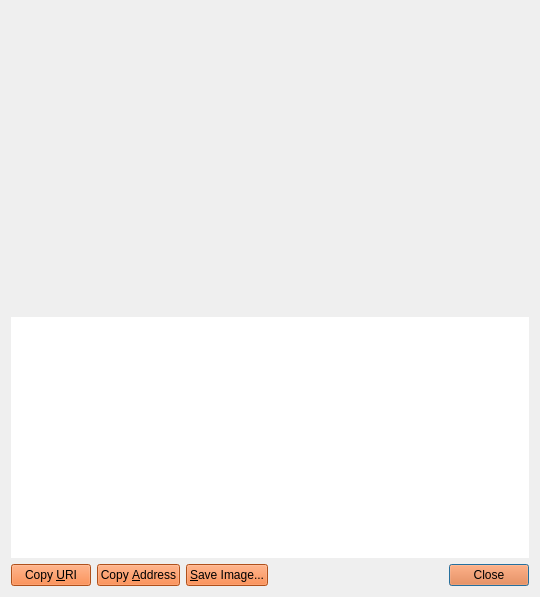
<?xml version="1.0" encoding="UTF-8"?>
<ui version="4.0">
 <class>ReceiveRequestDialog</class>
 <widget class="QDialog" name="ReceiveRequestDialog">
  <property name="geometry">
   <rect>
    <x>0</x>
    <y>0</y>
    <width>540</width>
    <height>597</height>
   </rect>
  </property>
  <property name="styleSheet">
   <string notr="true">
QStatusBar {
background-color:#ffffff;
}

.QFrame {
background-color:transparent;
border:0px solid #fff;
}

QMenuBar {
background-color:#fff;
}

QMenuBar::item {
background-color:#fff;
}

QMenuBar::item:selected {
background-color:#f8f6f6;
}

QMenu {
background-color:#f8f6f6;
}

QMenu::item {
color:#333;
}

QMenu::item:selected {
background-color:#f2f0f0;
color:#333;
}

QToolBar {
background-color:#fff;
border:0px solid #000;
padding:0;
margin:0;
}

QToolBar &gt; QToolButton {
background-color:#fff;
border:0px solid #333;
min-height:2.5em;
min-width: 8em;
padding: 0em 1em;
/*font-weight:bold;*/
color:#333;
}

QToolBar &gt; QToolButton:checked {
background-color:#f57026;
color:#fff;
font-weight:bold;
}

QMessageBox {
background-color:#F8F6F6;
}

/*******************************************************/

QLabel { /* Base Text Size &amp; Color */
font-size:12px;
color:#333333;
}

.QCheckBox { /* Checkbox Labels */
color:#333333;
background-color:transparent;
}

.QCheckBox:hover {
background-color:transparent;
}

.QValidatedLineEdit, .QLineEdit { /* Text Entry Fields */
border: 1px solid #82C3E6;
font-size:11px;
min-height:25px;
outline:0;
padding:3px;
background-color:#fcfcfc;
}

.QLineEdit:!focus {
font-size:12px;
}

.QValidatedLineEdit:disabled, .QLineEdit:disabled {
background-color:#f2f2f2;
}

/*******************************************************/

QPushButton { /* Global Button Style */

background-color:#f57026;

border:1;

border-radius:3px;

color:#ffffff;

font-size:12px;

font-weight:bold;

height: 26px;

padding-left:25px;

padding-right:25px;

padding-top:5px;

padding-bottom:5px;

margin-right: 10px;

}



QPushButton:hover { /* Global Button Style hover */

background-color:#f57026;

border:1;

border-radius:3px;

color:#ffffff;

font-size:12px;

font-weight:bold;

height: 26px;

padding-left:25px;

padding-right:25px;

padding-top:5px;

padding-bottom:5px;

margin-right: 10px;

}

QPushButton:focus {
border:none;
outline:none;
}

QPushButton:pressed {
border:1px solid #333;
}

QComboBox { /* Dropdown Menus */
border:1px solid #82C3E6;
padding: 3px 5px 3px 5px;
background:#fcfcfc;
min-height:25px;
color:#818181;
}

QComboBox:checked {
background:#f2f2f2;
}

QComboBox:editable {
background: #f57026;
color:#616161;
border:0px solid transparent;
}

QComboBox::drop-down {
width:25px;
border:0px;
}

QComboBox::down-arrow {
border-image: url(':/images/light/drkblue_downArrow') 0 0 0 0 stretch stretch;
}

QComboBox QListView {
background:#fff;
border:1px solid #333;
padding-right:1px;
padding-left:1px;
}

QComboBox QAbstractItemView::item { margin:4px; }

QComboBox::item {
color:#818181;
}

QComboBox::item:alternate {
background:#fff;
}

QComboBox::item:selected {
border:0px solid transparent;
background:#f2f2f2;
}

QComboBox::indicator {
background-color:transparent;
selection-background-color:transparent;
color:transparent;
selection-color:transparent;
}

QAbstractSpinBox {
border:1px solid #82C3E6;
padding: 3px 5px 3px 5px;
background:#fcfcfc;
min-height:25px;
color:#818181;
}

QAbstractSpinBox::up-button {
subcontrol-origin: border;
subcontrol-position: top right;
width:21px;
background:#fcfcfc;
border-left:0px;
border-right:1px solid #82C3E6;
border-top:1px solid #82C3E6;
border-bottom:0px;
padding-right:1px;
padding-left:5px;
padding-top:2px;
}

QAbstractSpinBox::up-arrow {
image:url(':/images/light/drkblue_upArrow_small');
}

QAbstractSpinBox::down-button {
subcontrol-origin: border;
subcontrol-position: bottom right;
width:21px;
background:#fcfcfc;
border-top:0px;
border-left:0px;
border-right:1px solid #82C3E6;
border-bottom:1px solid #82C3E6;
padding-right:1px;
padding-left:5px;
padding-bottom:2px;
}

QAbstractSpinBox::down-arrow {
image:url(':/images/light/drkblue_downArrow_small');
}

QCheckBox {
spacing: 5px;
}

QCheckBox::indicator {
width: 16px;
height: 16px;
}



/*******************************************************/

QHeaderView { /* Table Header */
background-color:transparent;
}

QHeaderView::section { /* Table Header Sections */
qproperty-alignment:center;
background-color:#f57026;
color:#fff;
min-height:25px;
font-weight:bold;
font-size:14px;
outline:0;
border:0px solid #fff;
border-right:1px solid #fff;
padding-left:5px;
padding-right:5px;
padding-top:2px;
padding-bottom:2px;
}

QHeaderView::section:last {
border-right: 0px solid #d7d7d7;
}

.QScrollArea {
background:transparent;
border:0px;
}

.QTableView { /* Table - has to be selected as a class otherwise it throws off QCalendarWidget */
background:transparent;
border:0px solid #fff;
}

QTableView::item { /* Table Item */
background-color:#fcfcfc;
font-size:12px;
}

QTableView::item:selected { /* Table Item Selected */
background-color:#f0f0f0;
color:#333;
}

QScrollBar { /* Scroll Bar */

}

QScrollBar:vertical { /* Vertical Scroll Bar Attributes */
border:0;
background:#ffffff;
width:18px;
margin: 18px 0px 18px 0px;
}

QScrollBar:horizontal { /* Horizontal Scroll Bar Attributes */
border:0;
background:#ffffff;
height:18px;
margin: 0px 18px 0px 18px;
}


QScrollBar::handle:vertical { /* Scroll Bar Slider - vertical */
background:#e0e0e0;
min-height:10px;
}

QScrollBar::handle:horizontal { /* Scroll Bar Slider - horizontal */
background:#e0e0e0;
min-width:10px;
}

QScrollBar::add-page, QScrollBar::sub-page { /* Scroll Bar Background */
background:#F8F6F6;
}

QScrollBar::add-line:vertical, QScrollBar::sub-line:vertical, QScrollBar::add-line:horizontal, QScrollBar::sub-line:horizontal { /* Define Arrow Button Dimensions */
background-color:#F8F6F6;
border: 1px solid #f2f0f0;
width:16px;
height:16px;
}

QScrollBar::add-line:vertical:pressed, QScrollBar::sub-line:vertical:pressed, QScrollBar::add-line:horizontal:pressed, QScrollBar::sub-line:horizontal:pressed {
background-color:#e0e0e0;
}

QScrollBar::sub-line:vertical { /* Vertical - top button position */
subcontrol-position:top;
subcontrol-origin: margin;
}

QScrollBar::add-line:vertical { /* Vertical - bottom button position */
subcontrol-position:bottom;
subcontrol-origin: margin;
}

QScrollBar::sub-line:horizontal { /* Vertical - left button position */
subcontrol-position:left;
subcontrol-origin: margin;
}

QScrollBar::add-line:horizontal { /* Vertical - right button position */
subcontrol-position:right;
subcontrol-origin: margin;
}

QScrollBar:up-arrow, QScrollBar:down-arrow, QScrollBar:left-arrow, QScrollBar:right-arrow { /* Arrows Icon */
width:10px;
height:10px;
}

QScrollBar:up-arrow {
background-image: url(':/images/light/drkblue_upArrow_small');
}

QScrollBar:down-arrow {
background-image: url(':/images/light/drkblue_downArrow_small');
}

QScrollBar:left-arrow {
background-image: url(':/images/light/drkblue_leftArrow_small');
}

QScrollBar:right-arrow {
background-image: url(':/images/light/drkblue_rightArrow_small');
}


/*******************************************************/

/* DIALOG BOXES */

QDialog .QTabWidget {
border-bottom:1px solid #333;
}

QDialog .QTabWidget::pane {
border: 1px solid #d7d7d7;
}

QDialog .QTabWidget QTabBar::tab {
background-color:#f2f0f0;
color:#333;
padding-left:10px;
padding-right:10px;
padding-top:5px;
padding-bottom:5px;
border-top: 1px solid #d7d7d7;
}

QDialog .QTabWidget QTabBar::tab:first {
border-left: 1px solid #d7d7d7;
}

QDialog .QTabWidget QTabBar::tab:last {
border-right: 1px solid #d7d7d7;
}

QDialog .QTabWidget QTabBar::tab:selected, QDialog .QTabWidget QTabBar::tab:hover {
background-color:#ffffff;
color:#333;
}

QDialog .QTabWidget .QWidget {
background-color:#fff;
color:#333;
}

QDialog .QTabWidget .QWidget QAbstractSpinBox {
min-height:15px;
}

QDialog .QTabWidget .QWidget QAbstractSpinBox::down-button {
width:15px;
}

QDialog .QTabWidget .QWidget QAbstractSpinBox::up-button {
width:15px;
}

QDialog .QTabWidget .QWidget QComboBox {
min-height:15px;
}

QDialog QWidget { /* Remove Annoying Focus Rectangle */
outline: 0;
}

/*******************************************************/
/* FILE MENU */

/* Dialog: Open URI */
QDialog#OpenURIDialog {
background-color:#F8F6F6;
}

QDialog#OpenURIDialog QLabel#label { /* URI Label */
font-weight:bold;
}

QDialog#OpenURIDialog QPushButton#selectFileButton { /* ... Button */
background-color:qlineargradient(x1: 0, y1: 0, x2: 0, y2: 1, stop: .01 #f6f6f6, stop: .1 rgba(250, 250, 250, 128), stop: .95 rgba(250, 250, 250, 255), stop: 1 #ebebeb);
border:1px solid #d2d2d2;
color:#616161;
padding-left:10px;
padding-right:10px;
}

QDialog#OpenURIDialog QPushButton#selectFileButton:hover {
background-color:qlineargradient(x1: 0, y1: 0, x2: 0, y2: 1, stop: .01 #f6f6f6, stop: .1 rgba(240, 240, 240, 255), stop: .95 rgba(240, 240, 240, 255), stop: 1 #ebebeb);
color:#333;
}

QDialog#OpenURIDialog QPushButton#selectFileButton:pressed {
border:1px solid #9e9e9e;
}

/* Dialog: Sign / Verify Message */
QDialog#SignVerifyMessageDialog {
background-color:#F8F6F6;
}

QDialog#SignVerifyMessageDialog QPushButton#addressBookButton_SM { /* Address Book Button */
background-color:transparent;
padding-left:10px;
padding-right:10px;
}

QDialog#SignVerifyMessageDialog QPlainTextEdit { /* Message Signing Text */
border:1px solid #82C3E6;
background-color:#fff;
}

QDialog#SignVerifyMessageDialog QPushButton#pasteButton_SM { /* Paste Button */
/* qproperty-icon: url(&quot;:/icons/light/drkblue_editpaste&quot;); */
background-color:transparent;
padding-left:15px;
}

QDialog#SignVerifyMessageDialog QLineEdit:!focus { /* Font Hack */
font-size:10px;
}

QDialog#SignVerifyMessageDialog QPushButton#copySignatureButton_SM { /* Copy Button */
/* qproperty-icon: url(&quot;:/icons/light/drkblue_editcopy&quot;); */
background-color:transparent;
padding-left:10px;
padding-right:10px;
}

QDialog#SignVerifyMessageDialog QPushButton#clearButton_SM { /* Clear Button */
background-color:qlineargradient(x1: 0, y1: 0, x2: 0, y2: 1, stop: .01 #f6f6f6, stop: .1 rgba(250, 250, 250, 128), stop: .95 rgba(250, 250, 250, 255), stop: 1 #ebebeb);
border:1px solid #d2d2d2;
color:#616161;
padding-left:10px;
padding-right:10px;
}

QDialog#SignVerifyMessageDialog QPushButton#clearButton_SM:hover {
background-color:qlineargradient(x1: 0, y1: 0, x2: 0, y2: 1, stop: .01 #f6f6f6, stop: .1 rgba(240, 240, 240, 255), stop: .95 rgba(240, 240, 240, 255), stop: 1 #ebebeb);
color:#333;
}

QDialog#SignVerifyMessageDialog QPushButton#clearButton_SM:pressed {
border:1px solid #9e9e9e;
}

QDialog#SignVerifyMessageDialog QPushButton#addressBookButton_VM { /* Verify Message - Address Book Button */
background-color:transparent;
border:0;
padding-left:10px;
padding-right:10px;
}

QDialog#SignVerifyMessageDialog QPushButton#clearButton_VM { /* Verify Message - Clear Button */
background-color:qlineargradient(x1: 0, y1: 0, x2: 0, y2: 1, stop: .01 #f6f6f6, stop: .1 rgba(250, 250, 250, 128), stop: .95 rgba(250, 250, 250, 255), stop: 1 #ebebeb);
border:1px solid #d2d2d2;
color:#616161;
padding-left:10px;
padding-right:10px;
}

QDialog#SignVerifyMessageDialog QPushButton#clearButton_VM:hover {
background-color:qlineargradient(x1: 0, y1: 0, x2: 0, y2: 1, stop: .01 #f6f6f6, stop: .1 rgba(240, 240, 240, 255), stop: .95 rgba(240, 240, 240, 255), stop: 1 #ebebeb);
color:#333;
}

QDialog#SignVerifyMessageDialog QPushButton#clearButton_VM:pressed {
border:1px solid #9e9e9e;
}

/* Dialog: Send and Receive */
QWidget#AddressBookPage {
background-color:#F8F6F6;
}

QWidget#AddressBookPage QPushButton#newAddress { /* New Address Button */
background-color:qlineargradient(x1: 0, y1: 0, x2: 0, y2: 1, stop: .01 #f6f6f6, stop: .1 rgba(250, 250, 250, 128), stop: .95 rgba(250, 250, 250, 255), stop: 1 #ebebeb);
border:1px solid #d2d2d2;
color:#616161;
padding-left:10px;
padding-right:10px;
}

QWidget#AddressBookPage QPushButton#newAddress:hover {
background-color:qlineargradient(x1: 0, y1: 0, x2: 0, y2: 1, stop: .01 #f6f6f6, stop: .1 rgba(240, 240, 240, 255), stop: .95 rgba(240, 240, 240, 255), stop: 1 #ebebeb);
color:#333;
}

QWidget#AddressBookPage QPushButton#newAddress:pressed {
border:1px solid #9e9e9e;
}

QWidget#AddressBookPage QPushButton#copyAddress { /* Copy Address Button */
background-color:qlineargradient(x1: 0, y1: 0, x2: 0, y2: 1, stop: .01 #f6f6f6, stop: .1 rgba(250, 250, 250, 128), stop: .95 rgba(250, 250, 250, 255), stop: 1 #ebebeb);
border:1px solid #d2d2d2;
color:#616161;
padding-left:10px;
padding-right:10px;
}

QWidget#AddressBookPage QPushButton#copyAddress:hover {
background-color:qlineargradient(x1: 0, y1: 0, x2: 0, y2: 1, stop: .01 #f6f6f6, stop: .1 rgba(240, 240, 240, 255), stop: .95 rgba(240, 240, 240, 255), stop: 1 #ebebeb);
color:#333;
}

QWidget#AddressBookPage QPushButton#copyAddress:pressed {
border:1px solid #9e9e9e;
}

QWidget#AddressBookPage QPushButton#deleteAddress { /* Delete Address Button */
background-color:qlineargradient(x1: 0, y1: 0, x2: 0, y2: 1, stop: .01 #f6f6f6, stop: .1 rgba(250, 250, 250, 128), stop: .95 rgba(250, 250, 250, 255), stop: 1 #ebebeb);
border:1px solid #d2d2d2;
color:#616161;
padding-left:10px;
padding-right:10px;
}

QWidget#AddressBookPage QPushButton#deleteAddress:hover {
background-color:qlineargradient(x1: 0, y1: 0, x2: 0, y2: 1, stop: .01 #f6f6f6, stop: .1 rgba(240, 240, 240, 255), stop: .95 rgba(240, 240, 240, 255), stop: 1 #ebebeb);
color:#333;
}

QWidget#AddressBookPage QPushButton#deleteAddress:pressed {
border:1px solid #9e9e9e;
}

QWidget#AddressBookPage QTableView { /* Address Listing */
font-size:12px;
}

QWidget#AddressBookPage QHeaderView::section { /* Min width for Windows fix */
min-width:260px;
}

/* SETTINGS MENU */

/* Encrypt Wallet and Change Passphrase Dialog */
QDialog#AskPassphraseDialog {
background-color:#F8F6F6;
}

QDialog#AskPassphraseDialog QLabel#passLabel1, QDialog#AskPassphraseDialog QLabel#passLabel2, QDialog#AskPassphraseDialog QLabel#passLabel3 {
qproperty-alignment: 'AlignVCenter | AlignRight';
min-width:170px;
min-height:33px; /* base width of 25px for QLineEdit, plus padding and border */
}

/* Options Dialog */
QDialog#OptionsDialog {
background-color:#F8F6F6;
}

QDialog#OptionsDialog QValueComboBox, QDialog#OptionsDialog QSpinBox {
margin-top:5px;
margin-bottom:5px;
}

QDialog#OptionsDialog QValidatedLineEdit, QDialog#OptionsDialog QValidatedLineEdit:disabled, QDialog#OptionsDialog QLineEdit, QDialog#OptionsDialog QLineEdit:disabled {
qproperty-alignment: 'AlignVCenter | AlignLeft';
min-height:20px;
margin-top:0px;
margin-bottom:0px;
padding-top:1px;
padding-bottom:1px;
}

QDialog#OptionsDialog &gt; QLabel {
qproperty-alignment: 'AlignVCenter';
min-height:20px;
}

QDialog#OptionsDialog QWidget#tabDisplay QValueComboBox {
margin-top:0px;
margin-bottom:0px;
}

QDialog#OptionsDialog QLabel#label_3 { /* Translations Missing? Label */
qproperty-alignment: 'AlignVCenter | AlignCenter';
color:#818181;
padding-bottom:8px;
}

QDialog#OptionsDialog QCheckBox {
min-height:20px;
}

QDialog#OptionsDialog QCheckBox#displayAddresses {
min-height:33px;

}

/* TOOLS MENU */

QDialog#RPCConsole { /* RPC Console Dialog Box */
background-color:#F8F6F6;
}

QDialog#RPCConsole QWidget#tab_info QLabel#label_11, QDialog#RPCConsole QWidget#tab_info QLabel#label_10 { /* Margin between Network and Block Chain headers */
qproperty-alignment: 'AlignBottom';
min-height:25px;
min-width:180px;
}

QDialog#RPCConsole QWidget#tab_peers  QLabel#peerHeading { /* Peers Info Header */
color:#f57026;
}

QDialog#RPCConsole QPushButton#openDebugLogfileButton {
max-width:60px;
}

QDialog#RPCConsole QTextEdit#messagesWidget { /* Console Messages Window */
border:0;
}

QDialog#RPCConsole QLineEdit#lineEdit { /* Console Input */
margin-right:5px;
}

QDialog#RPCConsole QPushButton#clearButton { /* Console Clear Button */
background-color:transparent;
padding-left:10px;
padding-right:10px;
}

QDialog#RPCConsole .QGroupBox #line { /* Network In Line */
background-color:#00ff00;
}

QDialog#RPCConsole .QGroupBox #line_2 { /* Network Out Line */
background:#ff0000;
}

/* HELP MENU */

/* Command Line Options Dialog */
QDialog#HelpMessageDialog {
background-color:#F8F6F6;
}

QDialog#HelpMessageDialog QScrollArea * {
background-color:#ffffff;
}

QDialog#HelpMessageDialog QScrollBar:vertical, QDialog#HelpMessageDialog QScrollBar:horizontal {
border:0;
}

/* About Proton Dialog */
QDialog#AboutDialog {
background-color:#F8F6F6;
}

QDialog#AboutDialog QLabel#label, QDialog#AboutDialog QLabel#copyrightLabel, QDialog#AboutDialog QLabel#label_2 { /* About Proton Contents */
margin-left:10px;
}

QDialog#AboutDialog QLabel#label_2 { /* Margin for About Proton text */
margin-right:10px;
}

/* Edit Address Dialog */
QDialog#EditAddressDialog {
background-color:#F8F6F6;
}

QDialog#EditAddressDialog QLabel {
qproperty-alignment: 'AlignVCenter | AlignRight';
min-height:27px;
font-weight:normal;
padding-right:5px;
}

/* OVERVIEW SCREEN */

QWidget .QFrame#frame { /* Wallet Balance */
min-width:490px;
}

QWidget .QFrame#frame &gt; .QLabel {
min-width:190px;
font-weight:normal;
min-height:30px;
}

QWidget .QFrame#frame .QLabel#label_5 { /* Wallet Label */
qproperty-alignment: 'AlignVCenter | AlignRight';
min-width:160px;
background-color:transparent;
color:#f4f4f5;
margin-right:5px;
padding-right:5px;
}

QWidget .QFrame#frame .QLabel#labelWalletStatus { /* Wallet Sync Status */
qproperty-alignment: 'AlignVCenter | AlignLeft';
margin-left:3px;
}

QWidget .QFrame#frame .QLabel#labelSpendable { /* Spendable Header */
qproperty-alignment: 'AlignVCenter | AlignLeft';
font-size:12px;
margin-left:18px;
}

QWidget .QFrame#frame .QLabel#labelWatchonly { /* Watch-only Header */
qproperty-alignment: 'AlignVCenter | AlignLeft';
font-size:12px;
margin-left:16px;
}

QWidget .QFrame#frame .QLabel#labelBalanceText { /* Available Balance Label */
qproperty-alignment: 'AlignVCenter | AlignRight';
min-width:160px;
background-color:#f57026;
color:#ffffff;
margin-right:5px;
padding-right:5px;
font-size:14px;
font-weight: bold;
min-height:35px;
}

QWidget .QFrame#frame .QLabel#labelBalance { /* Available Balance */
qproperty-alignment: 'AlignVCenter | AlignLeft';
font-size:16px;
color:#f57026;
margin-left:0px;
    font-weight: bold;
}

QWidget .QFrame#frame .QLabel#labelWatchAvailable { /* Watch-only Balance */
qproperty-alignment: 'AlignVCenter | AlignLeft';
font-size:12px;
margin-left:16px;
}

QWidget .QFrame#frame .QLabel#labelPendingText { /* Pending Balance Label */
qproperty-alignment: 'AlignVCenter | AlignRight';
min-width:160px;
font-size:14px;
font-Weight:bold;
background-color:#F8F6F6;
margin-right:5px;
padding-right:5px;
}

QWidget .QFrame#frame .QLabel#labelUnconfirmed { /* Pending Balance */
qproperty-alignment: 'AlignVCenter | AlignLeft';
font-size:14px;
font-weight:bold;
margin-left:0px;
}

QWidget .QFrame#frame .QLabel#labelWatchPending { /* Watch-only Pending Balance */
qproperty-alignment: 'AlignVCenter | AlignLeft';
font-size:12px;
margin-left:16px;
}

QWidget .QFrame#frame .QLabel#labelImmatureText { /* Immature Balance Label */
qproperty-alignment: 'AlignVCenter | AlignRight';
min-width:160px;
font-size:14px;
font-weight:bold;
background-color:#F8F6F6;
margin-right:5px;
padding-right:5px;
}

QWidget .QFrame#frame .QLabel#labelImmature { /* Immature Balance */
qproperty-alignment: 'AlignVCenter | AlignLeft';
font-size:14px;
font-weight:bold;
margin-left:0px;
}

QWidget .QFrame#frame .QLabel#labelWatchImmature { /* Watch-only Immature Balance */
qproperty-alignment: 'AlignVCenter | AlignLeft';
font-size:12px;
margin-left:16px;
}

QWidget .QFrame#frame .QLabel#labelTotalText { /* Total Balance Label */
qproperty-alignment: 'AlignVCenter | AlignRight';
min-width:160px;
font-size:14px;
font-weight:bold;
background-color:#F8F6F6;
margin-right:5px;
padding-right:5px;
}

QWidget .QFrame#frame .QLabel#labelTotal { /* Total Balance */
qproperty-alignment: 'AlignVCenter | AlignLeft';
font-size:14px;
font-weight:bold;
margin-left:0px;
}

QWidget .QFrame#frame .QLabel#labelWatchTotal { /* Watch-only Total Balance */
qproperty-alignment: 'AlignVCenter | AlignLeft';
font-size:12px;
margin-left:16px;
}

/* PRIVATESEND WIDGET */

QWidget .QFrame#framePrivateSend { /* PrivateSend Widget */
background-color:transparent;
max-width: 451px;
min-width: 451px;
max-height: 350px;
}

QWidget .QFrame#framePrivateSend .QWidget#layoutWidgetPrivateSendHeader { /* PrivateSend Header */
max-width: 421px;
min-width: 421px;
}

QWidget .QFrame#framePrivateSend .QLabel#labelPrivateSendHeader { /* PrivateSend Header */
qproperty-alignment: 'AlignVCenter | AlignCenter';
max-width: 421px;
min-width: 421px;
background-color:#f57026;
color:#fff;
margin-right: 5px;
padding-right: 5px;
font-weight:bold;
font-size:14px;
min-height:35px;
max-height:35px;
}
/******************************************************************/
QWidget .QFrame#framePrivateSend .QLabel#labelPrivateSendSyncStatus { /* PrivateSend Sync Status */
qproperty-alignment: 'AlignVCenter | AlignLeft';
margin-left:2px;
padding-right:5px;
}

QWidget .QFrame#framePrivateSend #privateSendFormLayoutWidget {
max-width: 451px;
max-height: 175px;
}

QWidget .QFrame#framePrivateSend #privateSendFormLayoutWidget &gt; .QLabel {
min-width:175px;
font-weight:normal;
min-height:25px;
}

QWidget .QFrame#framePrivateSend #privateSendFormLayoutWidget .QLabel#labelPrivateSendEnabledText { /* PrivateSend Enabled Status Label */
qproperty-alignment: 'AlignVCenter | AlignRight';
min-width:160px;
background-color:#F8F6F6;
margin-right:5px;
padding-right:5px;
}

QWidget .QFrame#framePrivateSend #privateSendFormLayoutWidget .QLabel#labelPrivateSendEnabled { /* PrivateSend Enabled Status */

}

QWidget .QFrame#framePrivateSend #privateSendFormLayoutWidget .QLabel#labelCompletitionText { /* PrivateSend Completion Label */
qproperty-alignment: 'AlignVCenter | AlignRight';
min-width:160px;
background-color:#F8F6F6;
margin-right:5px;
padding-right:5px;

}

QWidget .QFrame#framePrivateSend #privateSendFormLayoutWidget .QProgressBar#privateSendProgress { /* PrivateSend Completion */
border: 1px solid #818181;
border-radius: 1px;
margin-right:43px;
text-align: right;
color:#818181;
}

QWidget .QFrame#framePrivateSend #privateSendFormLayoutWidget .QProgressBar#privateSendProgress::chunk {
background-color: #f57026;
width:1px;
}

QWidget .QFrame#framePrivateSend #privateSendFormLayoutWidget .QLabel#labelAnonymizedText { /* PrivateSend Balance Label */
qproperty-alignment: 'AlignVCenter | AlignRight';
min-width:160px;
background-color:#F8F6F6;
margin-right:5px;
padding-right:5px;
}

QWidget .QFrame#framePrivateSend #privateSendFormLayoutWidget .QLabel#labelAnonymized { /* PrivateSend Balance */

}

QWidget .QFrame#framePrivateSend #privateSendFormLayoutWidget .QLabel#labelAmountAndRoundsText { /* PrivateSend Amount and Rounds Label */
qproperty-alignment: 'AlignVCenter | AlignRight';
min-width:160px;
background-color:#F8F6F6;
margin-right:5px;
padding-right:5px;
}

QWidget .QFrame#framePrivateSend #privateSendFormLayoutWidget .QLabel#labelAmountRounds { /* PrivateSend Amount and Rounds */

}

QWidget .QFrame#framePrivateSend #privateSendFormLayoutWidget .QLabel#labelSubmittedDenomText { /* PrivateSend Submitted Denom Label */
qproperty-alignment: 'AlignVCenter | AlignRight';
min-width:160px;
background-color:#F8F6F6;
margin-right:5px;
padding-right:5px;
}

QWidget .QFrame#framePrivateSend #privateSendFormLayoutWidget .QLabel#labelSubmittedDenom { /* PrivateSend Submitted Denom */

}

QWidget .QFrame#framePrivateSend .QWidget#layoutWidgetLastMessageAndButtons {
max-width: 451px;
}

QWidget .QFrame#framePrivateSend .QLabel#labelPrivateSendLastMessage { /* PrivateSend Status Notifications */
qproperty-alignment: 'AlignVCenter | AlignCenter';
min-width: 288px;
min-height: 43px;
font-size:11px;
color:#818181;
}

/* PRIVATESEND BUTTONS */

QWidget .QFrame#framePrivateSend .QPushButton { /* PrivateSend Buttons - General Attributes */
border:0px solid #ffffff;
}

QWidget .QFrame#framePrivateSend QPushButton:focus {
border:none;
outline:none;
}

QWidget .QFrame#framePrivateSend .QPushButton#togglePrivateSend { /* Start PrivateSend Mixing */
min-height: 40px;
font-size:15px;
font-weight:normal;
color:#ffffff;
padding-left:10px;
padding-right:10px;
padding-top:5px;
padding-bottom:6px;
}

QWidget .QFrame#framePrivateSend .QPushButton#togglePrivateSend:hover {

}

QWidget .QFrame#framePrivateSend .QPushButton#privateSendAuto { /* Try Mix Button */
background-color:qlineargradient(x1: 0, y1: 0, x2: 0, y2: 1, stop: .01 #f6f6f6, stop: .1 rgba(250, 250, 250, 128), stop: .95 rgba(250, 250, 250, 255), stop: 1 #ebebeb);
border:1px solid #d2d2d2;
color:#616161;
min-height:25px;
font-size:9px;
padding:0px;
}

QWidget .QFrame#framePrivateSend .QPushButton#privateSendAuto:hover {
background-color:qlineargradient(x1: 0, y1: 0, x2: 0, y2: 1, stop: .01 #f6f6f6, stop: .1 rgba(240, 240, 240, 255), stop: .95 rgba(240, 240, 240, 255), stop: 1 #ebebeb);
color:#333;
}

QWidget .QFrame#framePrivateSend .QPushButton#privateSendAuto:pressed {
border:1px solid #9e9e9e;
}

QWidget .QFrame#framePrivateSend .QPushButton#privateSendReset { /* Reset Button */
background-color:qlineargradient(x1: 0, y1: 0, x2: 0, y2: 1, stop: .01 #f6f6f6, stop: .1 rgba(250, 250, 250, 128), stop: .95 rgba(250, 250, 250, 255), stop: 1 #ebebeb);
border:1px solid #d2d2d2;
color:#616161;
min-height:25px;
font-size:9px;
padding:0px;
}

QWidget .QFrame#framePrivateSend .QPushButton#privateSendReset:hover {
background-color:qlineargradient(x1: 0, y1: 0, x2: 0, y2: 1, stop: .01 #f6f6f6, stop: .1 rgba(240, 240, 240, 255), stop: .95 rgba(240, 240, 240, 255), stop: 1 #ebebeb);
color:#333;
}

QWidget .QFrame#framePrivateSend .QPushButton#privateSendReset:pressed {
border:1px solid #9e9e9e;
}

QWidget .QFrame#framePrivateSend .QPushButton#privateSendInfo { /* Info Button */
background-color:qlineargradient(x1: 0, y1: 0, x2: 0, y2: 1, stop: .01 #f6f6f6, stop: .1 rgba(250, 250, 250, 128), stop: .95 rgba(250, 250, 250, 255), stop: 1 #ebebeb);
border:1px solid #d2d2d2;
color:#616161;
min-height:25px;
font-size:9px;
padding:0px;
}

QWidget .QFrame#framePrivateSend .QPushButton#privateSendInfo:hover {
background-color:qlineargradient(x1: 0, y1: 0, x2: 0, y2: 1, stop: .01 #f6f6f6, stop: .1 rgba(240, 240, 240, 255), stop: .95 rgba(240, 240, 240, 255), stop: 1 #ebebeb);
color:#333;
}

QWidget .QFrame#framePrivateSend .QPushButton#privateSendInfo:pressed {
border:1px solid #9e9e9e;
}

/* RECENT TRANSACTIONS */

QWidget .QFrame#frame_2 { /* Transactions Widget */
min-width:410px;
margin-right:20px;
margin-left:0;
margin-top:15px;
background-repeat:none;
}

QWidget .QFrame#frame_2 .QLabel#label_4 { /* Recent Transactions Label */
min-width:180px;
color:#999;
margin-left:0px;
margin-top:30px;
margin-right:5px;
padding-right:5px;
font-weight:normal;
font-size:18px;
font-weight:bold;
min-height:24px;
}

QWidget .QFrame#frame_2 .QLabel#labelTransactionsStatus { /* Recent Transactions Sync Status */
qproperty-alignment: 'AlignBottom | AlignRight';
min-width:93px;
margin-top:83px;
margin-left:16px;
margin-right:5px;
min-height:16px;
}

QWidget .QFrame#frame_2 QListView { /* UOU Transaction List */
font-weight:normal;
font-size:14px;
max-width:500px;
margin-top:12px;
margin-left:0px; /* CSS Voodoo - set to -66px to hide default transaction icons */
}

/* SEND DIALOG */

QDialog#SendCoinsDialog .QFrame#frameCoinControl { /* Coin Control Section */

}

QDialog#SendCoinsDialog .QFrame#frameCoinControl &gt; .QLabel { /* Default Font Color and  Size */
font-weight:normal;
color: #999;
}

QDialog#SendCoinsDialog .QFrame#frameCoinControl .QPushButton#pushButtonCoinControl { /* Coin Control Inputs Button */
padding-left:10px;
padding-right:10px;
min-height:25px;
}

QDialog#SendCoinsDialog .QFrame#frameCoinControl .QLabel#labelCoinControlFeatures { /* Coin Control Header */
color:#999;
font-weight:normal;
font-size:14px;
}

QDialog#SendCoinsDialog .QFrame#frameCoinControl .QWidget#widgetCoinControl { /* Coin Control Inputs */
}

QDialog#SendCoinsDialog .QFrame#frameCoinControl .QWidget#widgetCoinControl &gt; .QLabel { /* Coin Control Inputs Labels */
padding:2px;
}

QDialog#SendCoinsDialog .QFrame#frameCoinControl .QCheckBox#checkBoxCoinControlChange { /* Custom Change Label */
}

QDialog#SendCoinsDialog .QFrame#frameCoinControl .QValidatedLineEdit#lineEditCoinControlChange { /* Custom Change Address */
}

QDialog#SendCoinsDialog .QFrame#frameCoinControl .QLabel#labelCoinControlChangeLabel { /* Custom Change Address Validation Label */
font-weight:normal;
qproperty-margin:-6;
margin-right:112px;
}

QDialog#SendCoinsDialog .QScrollArea#scrollArea .QWidget#scrollAreaWidgetContents { /* Send To Widget */
background:transparent;
}

QDialog#SendCoinsDialog .QPushButton#sendButton { /* Send Button */
padding-left:10px;
padding-right:10px;
}

QDialog#SendCoinsDialog .QPushButton#clearButton { /* Clear Button */
background-color:qlineargradient(x1: 0, y1: 0, x2: 0, y2: 1, stop: .01 #f6f6f6, stop: .1 rgba(250, 250, 250, 128), stop: .95 rgba(250, 250, 250, 255), stop: 1 #ebebeb);
border:1px solid #d2d2d2;
color:#616161;
padding-left:10px;
padding-right:10px;
}

QDialog#SendCoinsDialog .QPushButton#clearButton:hover {
background-color:qlineargradient(x1: 0, y1: 0, x2: 0, y2: 1, stop: .01 #f6f6f6, stop: .1 rgba(240, 240, 240, 255), stop: .95 rgba(240, 240, 240, 255), stop: 1 #ebebeb);
color:#333;
}

QDialog#SendCoinsDialog .QPushButton#clearButton:pressed {
border:1px solid #9e9e9e;
}

QDialog#SendCoinsDialog .QPushButton#addButton { /* Add Button */
background-color:qlineargradient(x1: 0, y1: 0, x2: 0, y2: 1, stop: .01 #f6f6f6, stop: .1 rgba(250, 250, 250, 128), stop: .95 rgba(250, 250, 250, 255), stop: 1 #ebebeb);
border:1px solid #d2d2d2;
color:#616161;
padding-left:10px;
padding-right:10px;
}

QDialog#SendCoinsDialog .QPushButton#addButton:hover {
background-color:qlineargradient(x1: 0, y1: 0, x2: 0, y2: 1, stop: .01 #f6f6f6, stop: .1 rgba(240, 240, 240, 255), stop: .95 rgba(240, 240, 240, 255), stop: 1 #ebebeb);
color:#333;
}

QDialog#SendCoinsDialog .QPushButton#addButton:pressed {
border:1px solid #9e9e9e;
}

QDialog#SendCoinsDialog .QCheckBox#checkUsePrivateSend { /* PrivateSend Checkbox */
color:#616161;
font-weight:bold;
background: qradialgradient(cx:0.5, cy:0.5, radius: 0.5, fx:0.5, fy:0.5, stop:0 rgba(248, 246, 246, 128), stop: 1 rgba(0, 0, 0, 0));
border-radius:5px;
padding-top:20px;
padding-bottom:18px;
}

QDialog#SendCoinsDialog .QCheckBox#checkUseInstantSend { /* InstantSend Checkbox */
color:#616161;
font-weight:bold;
background: qradialgradient(cx:0.5, cy:0.5, radius: 0.5, fx:0.5, fy:0.5, stop:0 rgba(248, 246, 246, 128), stop: 1 rgba(0, 0, 0, 0));
border-radius:5px;
padding-top:20px;
padding-bottom:18px;
margin-left:10px;
margin-right:20px;
}

/* This QLabel uses name = &quot;label&quot; which conflicts with Address Book -&gt; New Address */
/* To maximize backwards compatibility this formatting has been removed */

QDialog#SendCoinsDialog QLabel#label {
/*margin-left:20px;
margin-right:-2px;
padding-right:-2px;
color:#616161;
font-size:14px;
font-weight:bold;
border-radius:5px;
padding-top:20px;
padding-bottom:20px;*/
min-height:27px;
}

QDialog#SendCoinsDialog QLabel#labelBalance {
margin-left:0px;
padding-left:0px;
color:#333333;
/* font-weight:bold;
border-radius:5px;
padding-top:20px;
padding-bottom:20px; */
min-height:27px;
}

#checkboxSubtractFeeFromAmount {
padding-left:10px;
}


/* SEND COINS ENTRY */

QStackedWidget#SendCoinsEntry .QFrame#SendCoins &gt; .QLabel { /* Send Coin Entry Labels */
background-color:#F8F6F6;
min-width:102px;
font-weight:normal;
/*font-size:11px;*/
color:#333;
min-height:25px;
margin-right:5px;
padding-right:5px;
}

QStackedWidget#SendCoinsEntry .QFrame#SendCoins .QLabel#amountLabel {
color: #fff;
background-color:#999;
}

QStackedWidget#SendCoinsEntry .QValidatedLineEdit#payTo { /* Pay To Input Field */
}

QStackedWidget#SendCoinsEntry .QToolButton { /* General Settings for Pay To Icons */
padding-left:5px;
padding-right:5px;
border: 0;
outline: 0;
}

QStackedWidget#SendCoinsEntry .QToolButton#addressBookButton { /* Address Book Button */
padding-left:10px;
}

QStackedWidget#SendCoinsEntry .QToolButton#addressBookButton {
}

QStackedWidget#SendCoinsEntry .QToolButton#pasteButton {
}

QStackedWidget#SendCoinsEntry .QToolButton#deleteButton {
}

QStackedWidget#SendCoinsEntry .QLineEdit#addAsLabel { /* Pay To Input Field */
}

/* COIN CONTROL POPUP */

QDialog#CoinControlDialog { /* Coin Control Dialog Window */
background-color:#F8F6F6;
}

QDialog#CoinControlDialog .QLabel#labelCoinControlQuantityText { /* Coin Control Quantity Label */
min-height:30px;
padding-left:15px;
}

QDialog#CoinControlDialog .QLabel#labelCoinControlQuantity { /* Coin Control Quantity */
min-height:30px;
}

QDialog#CoinControlDialog .QLabel#labelCoinControlBytesText { /* Coin Control Bytes Label */
padding-left:15px;
}

QDialog#CoinControlDialog .QLabel#labelCoinControlBytes { /* Coin Control Bytes */
}

QDialog#CoinControlDialog .QLabel#labelCoinControlAmountText { /* Coin Control Amount Label */
min-height:30px;
padding-left:15px;
}

QDialog#CoinControlDialog .QLabel#labelCoinControlAmount { /* Coin Control Amount */
min-height:30px;
}

QDialog#CoinControlDialog .QLabel#labelCoinControlPriorityText { /* Coin Control Priority Label */
padding-left:15px;
}

QDialog#CoinControlDialog .QLabel#labelCoinControlPriority { /* Coin Control Priority */
}

QDialog#CoinControlDialog .QLabel#labelCoinControlFeeText { /* Coin Control Fee Label */
min-height:30px;
padding-left:15px;
}

QDialog#CoinControlDialog .QLabel#labelCoinControlFee { /* Coin Control Fee */
min-height:30px;
}

QDialog#CoinControlDialog .QLabel#labelCoinControlLowOutputText { /* Coin Control Low Output Label */
padding-left:15px;
}

QDialog#CoinControlDialog .QLabel#labelCoinControlLowOutput { /* Coin Control Low Output */
}

QDialog#CoinControlDialog .QLabel#labelCoinControlAfterFeeText { /* Coin Control After Fee Label */
min-height:30px;
padding-left:15px;
}

QDialog#CoinControlDialog .QLabel#labelCoinControlAfterFee { /* Coin Control After Fee */
min-height:30px;
}

QDialog#CoinControlDialog .QLabel#labelCoinControlChangeText { /* Coin Control Change Label */
padding-left:15px;
}

QDialog#CoinControlDialog .QLabel#labelCoinControlChange { /* Coin Control Change */

}

QDialog#CoinControlDialog .QFrame#frame .QPushButton#pushButtonSelectAll { /* (un)select all button */
padding-left:10px;
padding-right:10px;
min-height:25px;
}

QDialog#CoinControlDialog .QFrame#frame .QPushButton#pushButtonToggleLock { /* Toggle lock state button */
padding-left:10px;
padding-right:10px;
min-height:25px;
}

QDialog#CoinControlDialog .QDialogButtonBox#buttonBox QPushButton { /* Coin Control 'OK' button */
}

QDialog#CoinControlDialog .QFrame#frame .QRadioButton#radioTreeMode { /* Coin Control Tree Mode Selector */
color:#818181;
background-color:transparent;
}

QDialog#CoinControlDialog .QFrame#frame .QRadioButton#radioListMode { /* Coin Control List Mode Selector */
color:#818181;
background-color:transparent;
}

QDialog#CoinControlDialog QHeaderView::section:first { /* Bug Fix: the number &quot;1&quot; displays in this table for some reason... */
color:transparent;
}

QDialog#CoinControlDialog .CoinControlTreeWidget#treeWidget { /* Coin Control Widget Container */
outline:0;
background-color:#ffffff;
border:0px solid #818181;
}

QDialog#CoinControlDialog .CoinControlTreeWidget#treeWidget::item {
}

QDialog#CoinControlDialog .CoinControlTreeWidget#treeWidget::item:selected { /* Coin Control Item (selected) */
background-color:#f7f7f7;
color:#333;
}

QDialog#CoinControlDialog .CoinControlTreeWidget#treeWidget::item:checked { /* Coin Control Item (checked) */
background-color:#f7f7f7;
color:#333;
}

QDialog#CoinControlDialog .CoinControlTreeWidget#treeWidget::branch:selected { /* Coin Control Branch Icon */
background-image: url(':/images/light/drkblue_qtreeview_selected');
background-repeat:no-repeat;
background-position:center;
background-color:#f7f7f7;
color:#333;
}

QDialog#CoinControlDialog .CoinControlTreeWidget#treeWidget::branch:checked { /* Coin Control Branch Icon */
background-image: url(':/images/light/drkblue_qtreeview_selected');
background-repeat:no-repeat;
background-position:center;
background-color:#f7f7f7;
color:#333;
}

QDialog#CoinControlDialog .CoinControlTreeWidget#treeWidget::seperator {

}

QDialog#CoinControlDialog .CoinControlTreeWidget#treeWidget::indicator { /* Coin Control Widget Checkbox */

}

/* RECEIVE COINS */

QWidget#ReceiveCoinsDialog .QFrame#frame2 .QLabel#label_2 { /* Label Label */
background-color:#F8F6F6;
border: 1px solid #fff;
min-width:102px;
color:#333;
/*font-weight:bold;
font-size:11px;*/
padding-right:5px;
}

QWidget#ReceiveCoinsDialog .QFrame#frame2 .QLabel#label { /* Amount Label */
background-color:#999;
border: 1px solid #fff;
min-width:102px;
color:#ffffff;
/*font-weight:bold;
font-size:11px;*/
padding-right:5px;
}

QWidget#ReceiveCoinsDialog .QFrame#frame2 .QLabel#label_3 { /* Message Label */
background-color:#F8F6F6;
border: 1px solid #fff;
min-width:102px;
color:#333;
/*font-weight:bold;
font-size:11px;*/
padding-right:5px;
}

QWidget#ReceiveCoinsDialog .QFrame#frame2 QPushButton#clearButton { /* Clear Button */
background-color:qlineargradient(x1: 0, y1: 0, x2: 0, y2: 1, stop: .01 #f6f6f6, stop: .1 rgba(250, 250, 250, 128), stop: .95 rgba(250, 250, 250, 255), stop: 1 #ebebeb);
border:1px solid #d2d2d2;
color:#616161;
padding-left:10px;
padding-right:10px;
}

QWidget#ReceiveCoinsDialog .QFrame#frame2 QPushButton#clearButton:hover {
background-color:qlineargradient(x1: 0, y1: 0, x2: 0, y2: 1, stop: .01 #f6f6f6, stop: .1 rgba(240, 240, 240, 255), stop: .95 rgba(240, 240, 240, 255), stop: 1 #ebebeb);
color:#333;
}

QWidget#ReceiveCoinsDialog .QFrame#frame2 QPushButton#clearButton:pressed {
border:1px solid #9e9e9e;
}

QWidget#ReceiveCoinsDialog .QFrame#frame QPushButton#showRequestButton { /* Show Button */
background-color:qlineargradient(x1: 0, y1: 0, x2: 0, y2: 1, stop: .01 #f6f6f6, stop: .1 rgba(250, 250, 250, 128), stop: .95 rgba(250, 250, 250, 255), stop: 1 #ebebeb);
border:1px solid #d2d2d2;
color:#616161;
padding-left:10px;
padding-right:10px;
}

QWidget#ReceiveCoinsDialog .QFrame#frame QPushButton#showRequestButton:hover {
background-color:qlineargradient(x1: 0, y1: 0, x2: 0, y2: 1, stop: .01 #f6f6f6, stop: .1 rgba(240, 240, 240, 255), stop: .95 rgba(240, 240, 240, 255), stop: 1 #ebebeb);
color:#333;
}

QWidget#ReceiveCoinsDialog .QFrame#frame QPushButton#showRequestButton:pressed {
border:1px solid #9e9e9e;
}

QWidget#ReceiveCoinsDialog .QFrame#frame QPushButton#removeRequestButton { /* Remove Button */
background-color:qlineargradient(x1: 0, y1: 0, x2: 0, y2: 1, stop: .01 #f6f6f6, stop: .1 rgba(250, 250, 250, 128), stop: .95 rgba(250, 250, 250, 255), stop: 1 #ebebeb);
border:1px solid #d2d2d2;
color:#616161;
padding-left:10px;
padding-right:10px;
}

QWidget#ReceiveCoinsDialog .QFrame#frame QPushButton#removeRequestButton:hover {
background-color:qlineargradient(x1: 0, y1: 0, x2: 0, y2: 1, stop: .01 #f6f6f6, stop: .1 rgba(240, 240, 240, 255), stop: .95 rgba(240, 240, 240, 255), stop: 1 #ebebeb);
color:#333;
}

QWidget#ReceiveCoinsDialog .QFrame#frame QPushButton#removeRequestButton:pressed {
border:1px solid #9e9e9e;
}

QWidget#ReceiveCoinsDialog .QFrame#frame .QLabel#label_6 { /* Requested Payments History Label */
color:#999;
font-weight:normal;
font-size:14px;
}

/* RECEIVE COINS DIALOG */

QDialog#ReceiveRequestDialog {
background-color:#F8F6F6;
}

QDialog#ReceiveRequestDialog QTextEdit { /* Contents of Receive Coin Dialog */
border:1px solid #d7d7d7;
}

/* TRANSACTIONS PAGE */

TransactionView QLineEdit { /* Filters */
margin-bottom:2px;
margin-right:1px;
min-width:111px;
text-align:center;
}

TransactionView QLineEdit#addressWidget { /* Address Filter */
margin-bottom:2px;
margin-right:1px;
min-width:405px;
text-align:center;
}

TransactionView QLineEdit#amountWidget { /* Amount Filter */
margin-bottom:2px;
margin-right:1px;
max-width:100px;
text-align:center;
}

TransactionView QComboBox {
margin-bottom:1px;
margin-right:1px;
}

QLabel#transactionSumLabel { /* Example of setObjectName for widgets without name */
color:#333333;
font-weight:bold;
}
 
QLabel#transactionSum { /* Example of setObjectName for widgets without name */
color:#333333;
}

/* TRANSACTION DETAIL DIALOG */

QDialog#TransactionDescDialog {
background-color:#F8F6F6;
}

QDialog#TransactionDescDialog QTextEdit { /* Contents of Receive Coin Dialog */
border:1px solid #d7d7d7;

}


</string>
  </property>
  <layout class="QVBoxLayout" name="verticalLayout_3">
   <item>
    <widget class="QRImageWidget" name="lblQRCode">
     <property name="sizePolicy">
      <sizepolicy hsizetype="Expanding" vsizetype="Fixed">
       <horstretch>0</horstretch>
       <verstretch>0</verstretch>
      </sizepolicy>
     </property>
     <property name="minimumSize">
      <size>
       <width>300</width>
       <height>300</height>
      </size>
     </property>
     <property name="toolTip">
      <string>QR Code</string>
     </property>
     <property name="textFormat">
      <enum>Qt::PlainText</enum>
     </property>
     <property name="alignment">
      <set>Qt::AlignCenter</set>
     </property>
     <property name="wordWrap">
      <bool>true</bool>
     </property>
    </widget>
   </item>
   <item>
    <widget class="QTextEdit" name="outUri">
     <property name="sizePolicy">
      <sizepolicy hsizetype="Expanding" vsizetype="Expanding">
       <horstretch>0</horstretch>
       <verstretch>0</verstretch>
      </sizepolicy>
     </property>
     <property name="minimumSize">
      <size>
       <width>0</width>
       <height>50</height>
      </size>
     </property>
     <property name="frameShape">
      <enum>QFrame::NoFrame</enum>
     </property>
     <property name="frameShadow">
      <enum>QFrame::Plain</enum>
     </property>
     <property name="tabChangesFocus">
      <bool>true</bool>
     </property>
     <property name="textInteractionFlags">
      <set>Qt::TextSelectableByKeyboard|Qt::TextSelectableByMouse</set>
     </property>
    </widget>
   </item>
   <item>
    <layout class="QHBoxLayout" name="horizontalLayout">
     <item>
      <widget class="QPushButton" name="btnCopyURI">
       <property name="styleSheet">
        <string notr="true">background-color:#f57026;</string>
       </property>
       <property name="text">
        <string>Copy &amp;URI</string>
       </property>
       <property name="autoDefault">
        <bool>false</bool>
       </property>
      </widget>
     </item>
     <item>
      <widget class="QPushButton" name="btnCopyAddress">
       <property name="styleSheet">
        <string notr="true">background-color:#f57026;</string>
       </property>
       <property name="text">
        <string>Copy &amp;Address</string>
       </property>
       <property name="autoDefault">
        <bool>false</bool>
       </property>
      </widget>
     </item>
     <item>
      <widget class="QPushButton" name="btnSaveAs">
       <property name="styleSheet">
        <string notr="true">background-color:#f57026;</string>
       </property>
       <property name="text">
        <string>&amp;Save Image...</string>
       </property>
       <property name="autoDefault">
        <bool>false</bool>
       </property>
      </widget>
     </item>
     <item>
      <spacer name="horizontalSpacer_2">
       <property name="orientation">
        <enum>Qt::Horizontal</enum>
       </property>
       <property name="sizeHint" stdset="0">
        <size>
         <width>40</width>
         <height>20</height>
        </size>
       </property>
      </spacer>
     </item>
     <item>
      <widget class="QDialogButtonBox" name="buttonBox">
       <property name="styleSheet">
        <string notr="true">background-color:#f57026;</string>
       </property>
       <property name="standardButtons">
        <set>QDialogButtonBox::Close</set>
       </property>
      </widget>
     </item>
    </layout>
   </item>
  </layout>
 </widget>
 <customwidgets>
  <customwidget>
   <class>QRImageWidget</class>
   <extends>QLabel</extends>
   <header>receiverequestdialog.h</header>
  </customwidget>
 </customwidgets>
 <resources/>
 <connections>
  <connection>
   <sender>buttonBox</sender>
   <signal>rejected()</signal>
   <receiver>ReceiveRequestDialog</receiver>
   <slot>reject()</slot>
   <hints>
    <hint type="sourcelabel">
     <x>452</x>
     <y>573</y>
    </hint>
    <hint type="destinationlabel">
     <x>243</x>
     <y>298</y>
    </hint>
   </hints>
  </connection>
  <connection>
   <sender>buttonBox</sender>
   <signal>accepted()</signal>
   <receiver>ReceiveRequestDialog</receiver>
   <slot>accept()</slot>
   <hints>
    <hint type="sourcelabel">
     <x>452</x>
     <y>573</y>
    </hint>
    <hint type="destinationlabel">
     <x>243</x>
     <y>298</y>
    </hint>
   </hints>
  </connection>
 </connections>
</ui>
